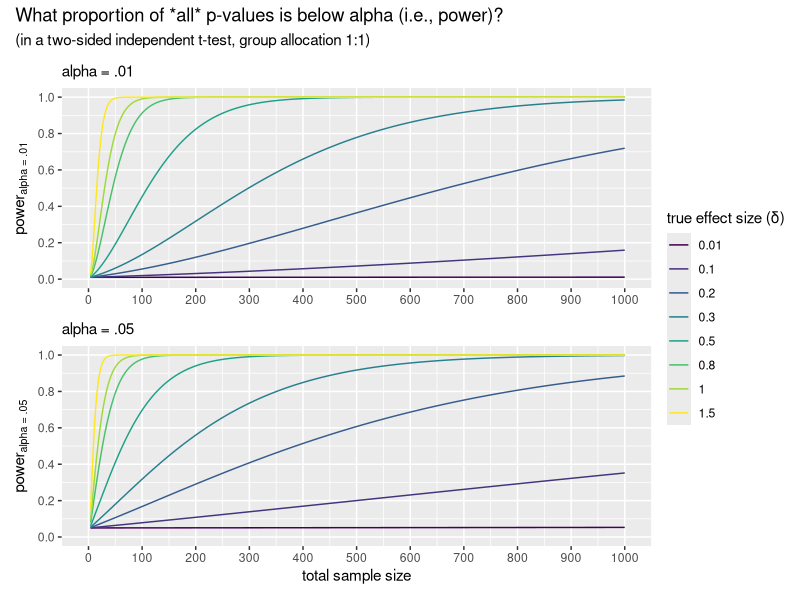
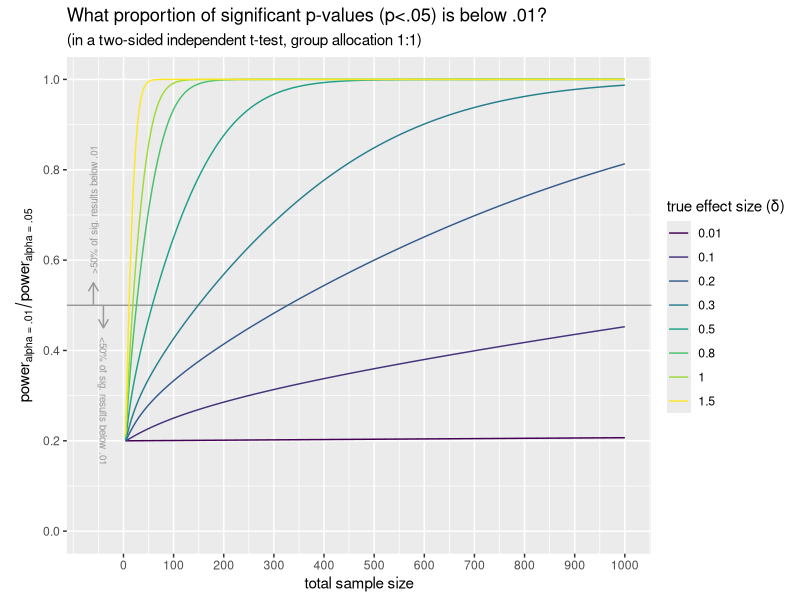
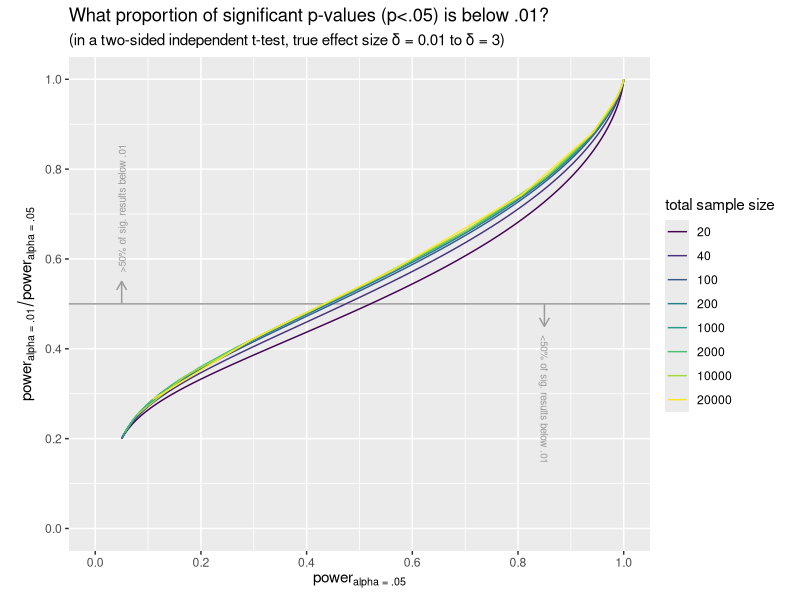

Write the R code that produced these figures, in order.

library(pwr) # to calculate power
library(ggplot2) # plotting
library(dplyr) # to use near() for picking specific values of d in the plots (for some reason I don't understand, not all d-values in the data frame are exact, meaning they can't be indexed with "==")
library(patchwork) # to combine the two power plots into one


############
## SETUP ##
############
# create a data frame which varies n per group from 2 to 10,000 and d from 0.01 to 3 (in .01 increments):
powerdf <- expand.grid(n = c(2:10000), d = seq(.01, 3, .01)) 
# add total N to the data frame by doubling n per group:
powerdf$N <- powerdf$n*2 
# add power for alpha = .05:
powerdf$power.05 <- pwr.t.test(d = powerdf$d, 
                               n = powerdf$n, 
                               sig.level=0.05, 
                               type="two.sample",
                               alternative="two.sided")$power
# calculate power for alpha = .01:
powerdf$power.01 <- pwr.t.test(d = powerdf$d, 
                               n = powerdf$n, 
                               sig.level=0.01, 
                               type="two.sample",
                               alternative="two.sided")$power 


##############
## PLOTTING ##
##############

# First plot: Power for alpha = .01
power01.n <-
  ggplot(powerdf[near(powerdf$d, .01) | near(powerdf$d, .1) |
                   near(powerdf$d, .2) |
                   near(powerdf$d, .3) |
                   near(powerdf$d, .5) |
                   near(powerdf$d, .8) |
                   near(powerdf$d, 1.0) |
                   near(powerdf$d, 1.5), ],
         aes(x = N, y = power.01, colour = as.factor(d)))  +
  geom_line() +
  scale_y_continuous(limits = c(0, 1), breaks = c(seq(0, 1, .2))) +
  scale_x_continuous(limits = c(0, 1000), breaks = c(seq(0, 1000, 100))) +
  scale_colour_viridis_d(name = "true effect size (\u03B4)") +
  labs(x = NULL,
       y = expression(power["alpha = .01"]),
       subtitle = "alpha = .01") +
  theme(legend.margin = margin(0, 0, 0, 0)) 

# Second plot: Power for alpha = .05
power05.n <-
  ggplot(powerdf[near(powerdf$d, .01) | near(powerdf$d, .1) |
                   near(powerdf$d, .2) |
                   near(powerdf$d, .3) |
                   near(powerdf$d, .5) |
                   near(powerdf$d, .8) |
                   near(powerdf$d, 1.0) |
                   near(powerdf$d, 1.5), ],
         aes(x = N, y = power.05, colour = as.factor(d)))  +
  geom_line() +
  scale_y_continuous(limits = c(0, 1), breaks = c(seq(0, 1, .2))) +
  scale_x_continuous(limits = c(0, 1000), breaks = c(seq(0, 1000, 100))) +
  scale_colour_viridis_d(name = "true effect size (\u03B4)") +
  labs(x = "total sample size",
       y = expression(power["alpha = .05"]),
       subtitle = "alpha = .05") +
  theme(legend.margin = margin(0, 0, 0, 0)) 

# Combine power01.n and power05.n into one plot (stacked on top of each other):
powerstack <- power01.n/power05.n + plot_layout(guides="collect") + plot_annotation(
  title = 'What proportion of *all* p-values is below alpha (i.e., power)?',
  subtitle = '(in a two-sided independent t-test, group allocation 1:1)')

# Save the combined plot as a high-res PNG file
png(filename = "powerstack01vs05.png",
    width = 1600, height = 1700, units = "px", pointsize = 12,
    bg = "white", res = 300, 
    type = "cairo")
powerstack
dev.off()


# Third plot: Proportion of significant p-values below .01 (i.e., power for alpha = .01 divided by power for alpha = .05) as a function of sample size:
powerprop.n.d <- ggplot(powerdf[near(powerdf$d, .01) | near(powerdf$d, .1) | 
                                  near(powerdf$d, .2) | near(powerdf$d, .3) |
                                  near(powerdf$d, .5) | near(powerdf$d, .8) |
                                  near(powerdf$d, 1.0) | near(powerdf$d, 1.5),], 
                        aes(x=N, y=power.01/power.05, colour = as.factor(d)))  +  
  geom_hline(aes(yintercept=0.5), colour="#999999") +
  geom_line() +  
  annotate(geom = "text", x = -60, y = .57, 
           label = ">50% of sig. results below .01", 
           hjust = 0, angle = 90,
           color = "#999999", size = 2.5) +
  annotate(geom = "segment", x = -60, y = .5, xend = -60, yend = .55,
           color = "#999999", 
           arrow = arrow(length = unit(0.02, "npc"))) +
  annotate(geom = "text", x = -40, y = .43,
           label = "<50% of sig. results below .01",
           hjust = 0, angle = 270,
           color = "#999999", size = 2.5) +
  annotate(geom = "segment", x = -40, y = .5, xend = -40, yend = .45,
           color = "#999999", 
           arrow = arrow(length = unit(0.02, "npc"))) +
  scale_y_continuous(limits = c(0, 1), breaks = c(seq(0,1, .2))) +
  scale_x_continuous(limits = c(-60, 1000), breaks = c(seq(0,1000, 100))) +
  scale_colour_viridis_d(name = "true effect size (\u03B4)")+
  labs(x="total sample size",
       subtitle = "(in a two-sided independent t-test, group allocation 1:1)") +
  labs(y=expression(power["alpha = .01"]/power["alpha = .05"]),
       title = "What proportion of significant p-values (p<.05) is below .01?") +
  coord_fixed(expand = TRUE) +
  theme(aspect.ratio = 0.85,
        legend.margin = margin(0, 0, 0, 0))

# Save powerprop.n.d as a high-res PNG file:
png(filename = "powerproportionalpha01vs05_n.png",
    width = 2450, height = 1400, units = "px", pointsize = 12,
    bg = "white", res = 300, type = "cairo")
powerprop.n.d
dev.off()
  
# Fourth plot: Proportion of significant p-values below .01 (i.e., power for alpha = .01 divided by power for alpha = .05) as a function of power for alpha = .05:
powerprop.power.n <- ggplot(powerdf[powerdf$n==10 | powerdf$n==20 | 
                                      powerdf$n==50 | powerdf$n==100 |
                                      powerdf$n==500 | powerdf$n==1000 |
                                      powerdf$n==5000 | powerdf$n==10000,], 
                            aes(x=power.05, y=power.01/power.05, colour = as.factor(N)))+   
  geom_hline(aes(yintercept=0.5), colour="#999999") + 
  geom_line() +  
  scale_colour_viridis_d(name = "total sample size") +
  labs(x=expression(power["alpha = .05"]),
       y=expression(power["alpha = .01"]/power["alpha = .05"]),
       title = "What proportion of significant p-values (p<.05) is below .01?",
       subtitle = "(in a two-sided independent t-test, true effect size \u03B4 = 0.01 to \u03B4 = 3)") +
  annotate(geom = "text", x = .05, y = .57, 
           label = ">50% of sig. results below .01", 
           hjust = 0, angle = 90,
           color = "#999999", size = 2.5) +
  annotate(geom = "segment", x = .05, y = .5, xend = .05, yend = .55,
           color = "#999999", 
           arrow = arrow(length = unit(0.02, "npc"))) +
  annotate(geom = "text", x = .85, y = .43, 
           label = "<50% of sig. results below .01", 
           hjust = 0, angle = 270,
           color = "#999999", size = 2.5) +
  annotate(geom = "segment", x = .85, y = .5, xend = .85, yend = .45,
           color = "#999999", 
           arrow = arrow(length = unit(0.02, "npc"))) +
  scale_y_continuous(limits = c(0, 1), breaks = c(seq(0,1, .2))) +
  scale_x_continuous(limits = c(0, 1), breaks = c(seq(0,1, .2))) +  
  coord_fixed(expand = TRUE) +
  theme(aspect.ratio = 0.85,
        legend.margin = margin(0, 6, 0, 0))

# Save powerprop.power.n as a high-res PNG file:
png(
  filename = "powerproportionalpha01vs05_power05.png",
  width = 2450, height = 1400,units = "px", pointsize = 12,
  bg = "white", res = 300, type = "cairo")
powerprop.power.n
dev.off()
